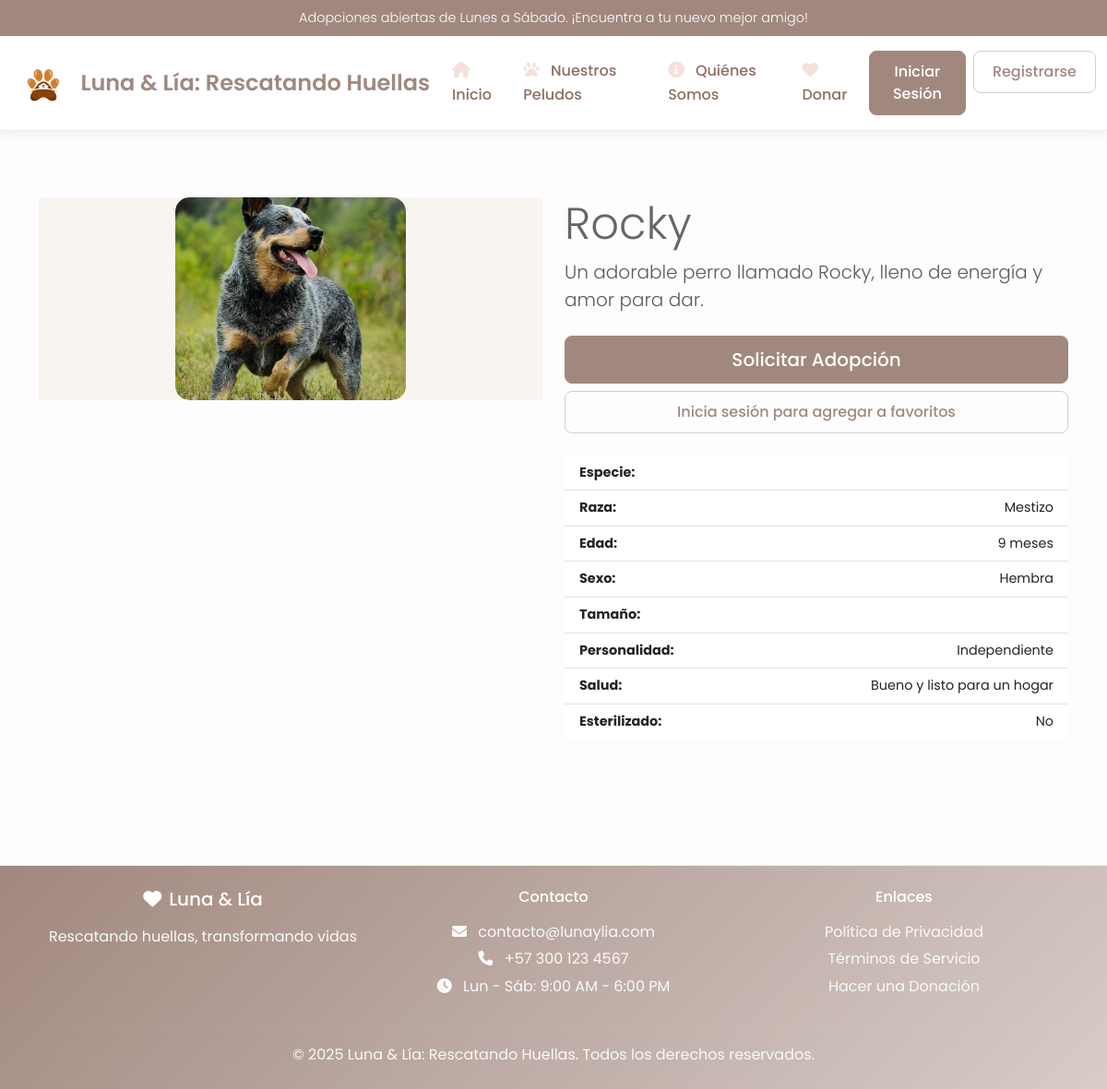
The page /mascota/16/ on the database its author committed.
### adopcion/models.py (models this page shows, shortened)
class Mascota(models.Model):
    TIPO_CHOICES = (('perro', 'Perro'), ('gato', 'Gato'))
    SEXO_CHOICES = (('macho', 'Macho'), ('hembra', 'Hembra'))
    TAMAÑO_CHOICES = (('pequeño', 'Pequeño'), ('mediano', 'Mediano'), ('grande', 'Grande'))
    ESTADO_ADOPCION_CHOICES = (
        ('disponible', 'Disponible'),
        ('en_proceso', 'En Proceso'),
        ('adoptado', 'Adoptado'),
        ('no_disponible', 'No Disponible')
    )
    CATEGORIA_CHOICES = (
        ('cachorro', 'Cachorro'),
        ('joven', 'Joven'),
        ('adulto', 'Adulto'),
        ('senior', 'Senior'),
        ('especial', 'Necesidades Especiales'),
        ('urgente', 'Adopción Urgente'),
        ('rescatado', 'Recién Rescatado'),
        ('recuperacion', 'En Recuperación'),
        ('socializacion', 'En Socialización'),
    )
    nombre = models.CharField(
        max_length=100,
        validators=[
            RegexValidator(
                regex=r'^[a-zA-ZáéíóúÁÉÍÓÚñÑ\s]+$',
                message="El nombre solo puede contener letras y espacios."
            )
        ]
    )
    tipo = models.CharField(max_length=10, choices=TIPO_CHOICES)
    categoria = models.CharField(max_length=20, choices=CATEGORIA_CHOICES, default='adulto')
    raza = models.CharField(max_length=100, blank=True)
    fecha_nacimiento = models.DateField(
        null=True,
        blank=True,
        help_text="Fecha de nacimiento aproximada de la mascota"
    )
    edad_aproximada_meses = models.IntegerField(
        null=True,
        blank=True,
        help_text="Edad aproximada en meses (se calcula automáticamente si no se proporciona fecha de nacimiento)",
        validators=[
            MinValueValidator(0, message="La edad no puede ser negativa."),
            MaxValueValidator(204, message="La edad máxima es de 17 años (204 meses).")
        ]
    )
    sexo = models.CharField(max_length=10, choices=SEXO_CHOICES)
    tamaño = models.CharField(max_length=10, choices=TAMAÑO_CHOICES, default='mediano')
    peso = models.DecimalField(
        max_digits=5,
        decimal_places=2,
        help_text="en kilogramos",
        null=True,
        blank=True,
        validators=[
            MinValueValidator(0.1, message="El peso debe ser mayor a 0.1 kg."),
            MaxValueValidator(200.0, message="El peso no puede exceder 200 kg.")
        ]
    )
    color = models.CharField(max_length=100, blank=True)
    descripcion = models.TextField(blank=True)
    personalidad = models.TextField(blank=True)
    necesidades_especiales = models.TextField(blank=True)
    estado_salud = models.TextField()
    vacunas_completas = models.BooleanField(default=False)
    esterilizado = models.BooleanField(default=False)
    microchip = models.BooleanField(default=False)
    estado_adopcion = models.CharField(max_length=15, choices=ESTADO_ADOPCION_CHOICES, default='disponible')
    fecha_ingreso = models.DateField()
    fecha_adopcion = models.DateField(null=True, blank=True)
    imagen_principal = models.ImageField(upload_to='mascotas/', null=True, blank=True, help_text="Imagen principal de la mascota")
    id_admin_registro = models.ForeignKey(Usuario, on_delete=models.SET_NULL, null=True, related_name='mascotas_registradas')
    fecha_registro = models.DateTimeField(default=timezone.now)
    def get_sexo_display(self):
        return dict(self.SEXO_CHOICES).get(self.sexo, self.sexo)
    @property
    def edad_actual_meses(self):
        if self.fecha_nacimiento:
            from datetime import date
            hoy = date.today()
            edad = hoy.year - self.fecha_nacimiento.year
            if hoy.month < self.fecha_nacimiento.month or (hoy.month == self.fecha_nacimiento.month and hoy.day < self.fecha_nacimiento.day):
                edad -= 1
            return edad * 12 + (hoy.month - self.fecha_nacimiento.month)
        elif self.edad_aproximada_meses:
            return self.edad_aproximada_meses
        return 0
    @property
    def edad_actual_anios(self):
        return self.edad_actual_meses // 12
    @property
    def edad_actual_meses_restantes(self):
        return self.edad_actual_meses % 12
    def get_edad_display(self):
        anios = self.edad_actual_anios
        meses = self.edad_actual_meses_restantes
        if anios == 0:
            if meses == 1:
                return "1 mes"
            elif meses == 0:
                return "Menos de 1 mes"
            else:
                return f"{meses} meses"

### adopcion/views.py (the view)
# urls.py: path('mascota/<int:mascota_id>/', views.mascota_detalle, name='mascota_detalle'),
def mascota_detalle(request, mascota_id):
    mascota = get_object_or_404(Mascota, id=mascota_id)
    es_favorito = False
    if request.user.is_authenticated:
        es_favorito = Favorito.objects.filter(usuario=request.user, mascota=mascota).exists()
    context = {
        'mascota': mascota,
        'es_favorito': es_favorito
    }
    return render(request, 'adopcion/mascota_detalle.html', context)

### adopcion/context_processors.py (called while the page is built, shortened)
def notificaciones_context(request):
    context = {}
    return context

### adopcion/templates/adopcion/mascota_detalle.html (shortened to what this page needs)
{% extends "adopcion/base.html" %}
{% load static %}
{% block content %}
<div class="container my-5">
    <div class="row">
        <div class="col-md-6 mb-4">
            <div class="pet-image-gallery">
                {% if mascota.imagen_principal %}
                    <div class="mascota-img-frame">
                        <img src="{{ mascota.imagen_principal.url }}"
                             alt="Foto principal de {{ mascota.nombre }}"
                             class="mascota-detail-image">
                    </div>
                {% else %}
                    <div class="mascota-detail-image image-placeholder">
                        <i class="fas fa-paw"></i>
                        <span class="ms-2">Sin foto disponible</span>
                    </div>
                {% endif %}
            </div>
        </div>
        <div class="col-md-6">
            <div class="pet-details">
                <h1 class="display-5">{{ mascota.nombre }}</h1>
                <p class="lead text-muted">{{ mascota.descripcion }}</p>
                <div class="d-grid gap-2 my-4">
                    <a href="{% url 'solicitar_adopcion' mascota.id %}" class="btn btn-primary-custom btn-lg">Solicitar Adopción</a>
                    {% if user.is_authenticated %}
                        <button class="btn btn-secondary-custom" id="btn-favorito" data-mascota-id="{{ mascota.id }}" data-es-favorito="{{ es_favorito|yesno:'true,false' }}">
                            {% if es_favorito %}
                                <i class="fas fa-heart"></i> Quitar de Favoritos
                            {% else %}
                                <i class="far fa-heart"></i> Agregar a Favoritos
                            {% endif %}
                        </button>
                    {% else %}
                        <a href="{% url 'login' %}?next={{ request.path }}" class="btn btn-secondary-custom">Inicia sesión para agregar a favoritos</a>
                    {% endif %}
                </div>
                <ul class="list-group list-group-flush">
                    <li class="list-group-item d-flex justify-content-between"><strong>Especie:</strong> </li>
                    <li class="list-group-item d-flex justify-content-between"><strong>Raza:</strong> <span>{{ mascota.raza|default:"Mestizo" }}</span></li>
                    <li class="list-group-item d-flex justify-content-between"><strong>Edad:</strong> <span>{{ mascota.get_edad_display }}</span></li>
                    <li class="list-group-item d-flex justify-content-between"><strong>Sexo:</strong> <span>{{ mascota.get_sexo_display }}</span></li>
                    <li class="list-group-item d-flex justify-content-between"><strong>Tamaño:</strong> </li>
                    <li class="list-group-item d-flex justify-content-between"><strong>Personalidad:</strong> <span>{{ mascota.personalidad|default:"No especificada" }}</span></li>
                    <li class="list-group-item d-flex justify-content-between"><strong>Salud:</strong> <span>{{ mascota.estado_salud }}</span></li>
                    <li class="list-group-item d-flex justify-content-between"><strong>Esterilizado:</strong> <span>{% if mascota.esterilizado %}Sí{% else %}No{% endif %}</span></li>
                </ul>
            </div>
        </div>
    </div>
</div>
<div class="toast-container position-fixed bottom-0 end-0 p-3">
</div>
{% endblock %}

### static/css/styles.css (style rules this page uses)
:root { --color-primary: #a1887f; --color-secondary: #d7ccc8; --color-background: #fdfdfd; --color-surface: #ffffff; --color-accent: #f5e1da; --color-text-primary: #5d4037; --color-text-secondary: #8d6e63; --color-success: #8bc34a; --color-warning: #ff9800; --color-danger: #f44336; --color-info: #d7ccc8; --font-family-base: 'Poppins', sans-serif; }
body { font-family: var(--font-family-base); background-color: var(--color-background); color: var(--color-text-primary); }
body { background-color: var(--color-background); color: var(--color-text-primary); font-family: var(--font-family-base); line-height: 1.6; }
.btn { border-radius: 8px; font-weight: 500; padding: 10px 20px; transition: all 0.3s ease; }
.btn-primary-custom { background-color: var(--color-primary); border-color: var(--color-primary); color: white; }
.btn-secondary-custom { background-color: transparent; border: 1px solid var(--color-secondary); color: var(--color-primary); }
.mascota-detail-image { width: 100%; height: 400px; object-fit: cover; object-position: center top; border-radius: 15px; box-shadow: 0 8px 25px rgba(0, 0, 0, 0.1); transition: transform 0.3s ease; }
.pet-details { color: #666; margin-bottom: 1rem; font-size: 0.9rem; }
.pet-details { color: #666; margin-bottom: 1rem; font-size: 0.9rem; line-height: 1.5; }
.pet-image, .pet-card .card-img-top, .mascota-detail-image, .profile-pet-image, .admin-pet-image, .solicitud-pet-image, .carousel-image-container img, .pet-image-container img, .pet-image-gallery img, .table img, .card-img-top, .thumbnail img { object-fit: cover; object-position: center top; transition: transform 0.3s ease; }
.pet-image-container, .pet-image-gallery, .carousel-image-container { position: relative; overflow: hidden; background-color: #f8f5f0; }
a { color: var(--color-primary); }
.mascota-img-frame { width: 100%; max-width: 250px; height: 220px; overflow: hidden; border-radius: 15px; background: #f8f8f8; display: flex; align-items: center; justify-content: center; margin: 0 auto; }
.mascota-img-frame img { width: 100%; height: 100%; object-fit: cover; object-position: center; display: block; }

### rows shown on the page
Mascota: imagen_principal (picture), nombre "Rocky", descripcion "Un adorable perro llamado Rocky, lleno de energía y amor para dar.", raza "Mestizo", edad "9 meses", sexo "Hembra", personalidad "Independiente", estado_salud "Bueno y listo para un hogar"
